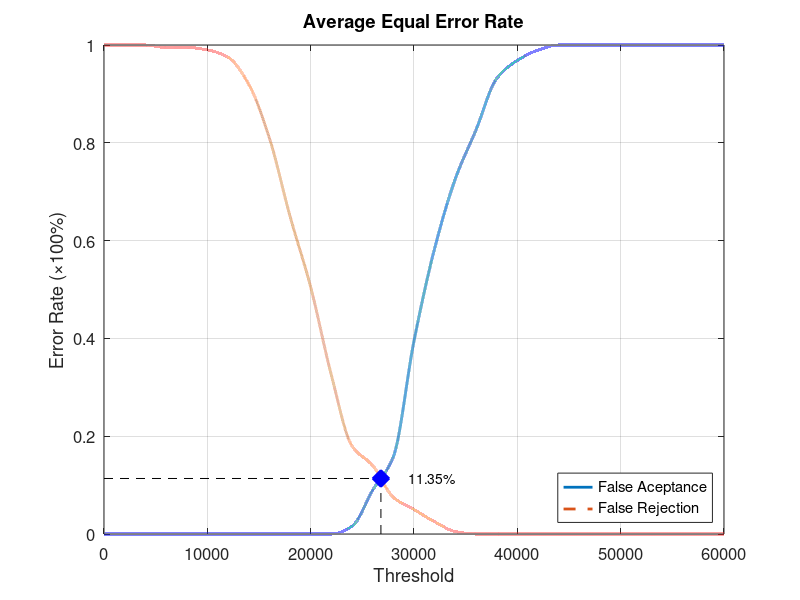
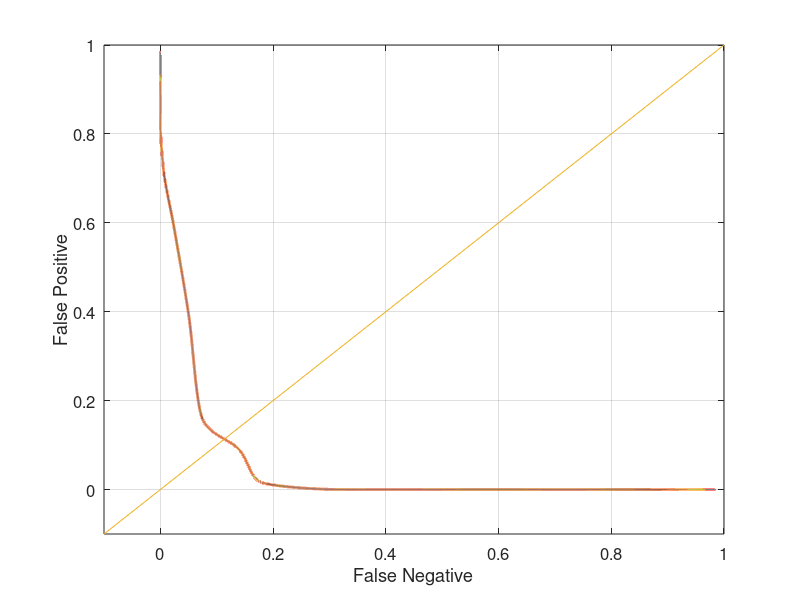

Source code (MATLAB) for these figures, in order:
function yEER = Database2_2
close all;
clear;
clc;
x = 0:2000:60000;
xq = 0:0.5:60000;

y0 = [0 0 0 0 0 0 0 0 0 0 0 0 0.0157895 0.0894737 0.157895 0.394737 0.584211 0.726316 0.826316 0.931579 0.968421 0.989474 1 1 1 1 1 1 1 1 1];
yy0 = interp1(x, y0, xq, 'pchip');
y1 = [1 1 1 0.995 0.995 0.99 0.975 0.92 0.81 0.65 0.505 0.325 0.18 0.14 0.075 0.05 0.025 0.005 0 0 0 0 0 0 0 0 0 0 0 0 0];
yy1 = interp1(x, y1, xq, 'pchip');

% Calculating EER: 
y2 = abs(y0 - y1);
find(y2 == min(y2))
yy2 = abs(yy0 - yy1);
xEER = find(yy2 == min(yy2));
xEERIndex = xq(xEER) % X-axis EER
yEER = yy0(xEER) % Y-axis EER

main = figure
plot(xq, yy0,'-','LineWidth', 2);	hold on
plot(xq, yy1,'--','LineWidth', 2);	hold on
plot([xEERIndex xEERIndex], [0 yEER], 'k--');	hold on
plot([0 xEERIndex], [yEER yEER], 'k--');	hold on
plot(xEERIndex, yEER, 'bx', 'LineWidth', 10);	hold on
text(xEERIndex + 10 * xEERIndex / 100, yEER, [num2str(round((10000 * yEER)) / 100) '%'])
legend('False Aceptance', 'False Rejection', 'Location', 'SouthEast')
xlabel('Threshold')
ylabel('Error Rate (\times100%)')
title('Average Equal Error Rate')
set(gca, 'FontSize', 12)
axis([0 60000 0 1])
grid on

print(main, 'Database2_2Main', '-dpng');
FNRxFPR = figure('Color', [1 1 1]);
plot(yy1, yy0, '-', yy1, yy0, 'LineWidth', 2);
hold on
y = -0.1:0.1:1
plot(y, y); 
set(gca, 'FontSize', 12)
xlabel('False Negative')
ylabel('False Positive')
axis([-0.1 1 -0.1 1])
set(gca, 'FontSize', 12)
grid on

print(FNRxFPR, 'Database2_2FNRxFPR','-dpng');
end
